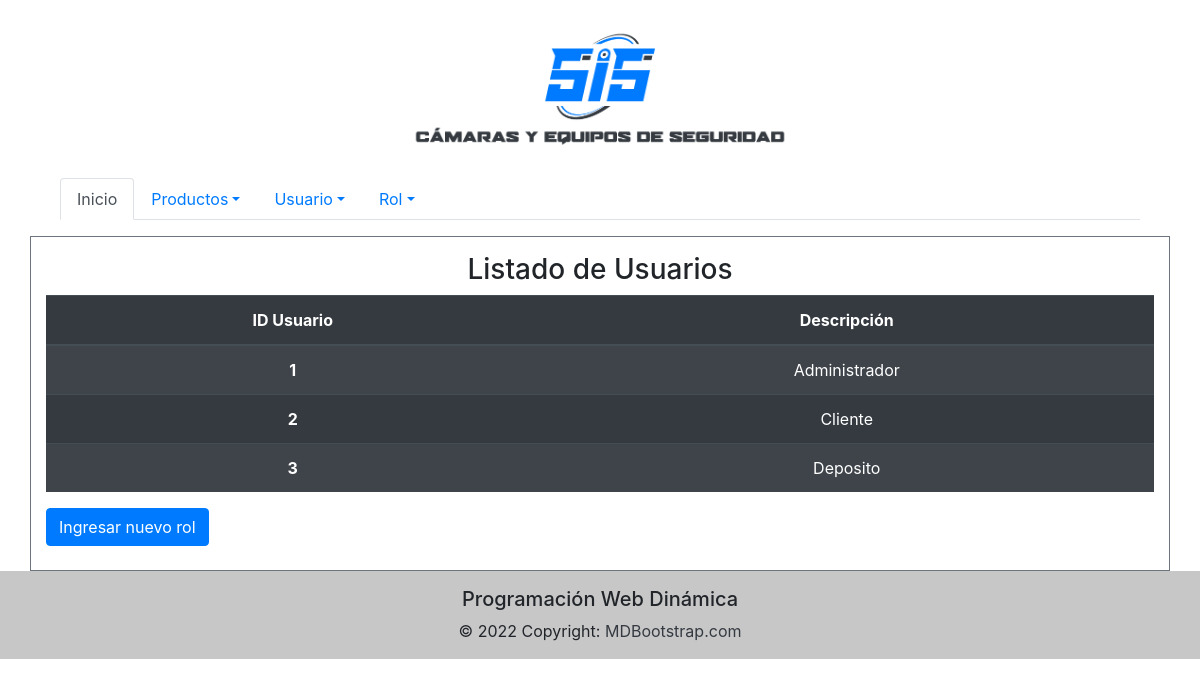
Page /Vista/rol/ListarRol.php on the committed database.
### tables this page shows
CREATE TABLE `rol` (
  `idrol` bigint(20) NOT NULL,
  `rodescripcion` varchar(50) NOT NULL
);

### Modelo/conector/BaseDatos.php (called while the page is built, shortened)
<?php
class BaseDatos extends PDO {
  	private $conec;
  	private $indice;
  	private $resultado;
    public function __construct(){
        $this->indice =0;
        try {
           $this->conec=true;
        }catch (PDOException $e) {
            $this->sql = $e->getMessage();
            $this->conec=false;
        }
    }
    public function Iniciar(){
        return $this->getConec();
    }
    public function getConec(){
        return $this->conec;
    }
    public function setSQL($e){
        return "\n".$this->sql = $e;
    }
    public function Ejecutar($sql){
        if ( stristr($sql,"select")){
            $resp =  $this->EjecutarSelect($sql);
        }
        return $resp;
   }
   private function EjecutarSelect($sql){
       $cant = -1;
       $resultado=parent::query($sql);
       if(!$resultado){
           $this->analizarDebug();
       }else {
          $arregloResult = $resultado->fetchAll();
          $cant = count($arregloResult);
       }
       return $cant;
   }
   public function Registro() {
       $filaActual = false;
       $indiceActual = $this->getIndice();
       if ($indiceActual>=0) {
           $filas = $this->getResultado();
           if($indiceActual<count($filas)){
               $filaActual =  $filas[$indiceActual];
           }else {
               $this->setIndice(-1);
           }
       }
       return $filaActual;
   }
   private function setIndice ($valor){
       $this->indice = $valor;
   }
   private function getIndice (){
       return $this->indice;
   }
   private function setResultado($valor){
       $this->resultado = $valor;
   }
   private function getResultado(){
      return $this->resultado;
   }
}

### Modelo/Rol.php (called while the page is built, shortened)
<?php
class Rol extends BaseDatos
{
    private $idrol;
    private $rodescripcion;
    public function __construct(){
        $this->idrol="";
        $this->rodescripcion="";
       }
    public function getidrol(){  return $this->idrol;}
    public function setidrol($idrol){     $this->idrol = $idrol;    }
    public function getrodescripcion(){      return $this->rodescripcion;     }
    public function setrodescripcion($rodescripcion){  $this->rodescripcion = $rodescripcion;    }
    public function cargar(){
        $resp = false;
        $sql="SELECT * FROM rol WHERE idrol = ".$this->getidrol();
        if ($this->Iniciar()) {
            $res = $this->Ejecutar($sql);
            if($res>-1){
                if($res>0){
                    $row = $this->Registro();
                }
            }
        } else {
            $this->setmensajeoperacion("Especies->listar: ".$this->getError());
        }
        return $resp;
    }
    public function listar($parametro=""){
        $arreglo = array();
        $sql="SELECT * FROM rol ";
        if ($parametro!="") {
            $sql.='WHERE '.$parametro;
        }
        if ($this->Iniciar()) {
        $res = $this->Ejecutar($sql);
        if($res>-1){
            if($res>0){
                while ($row = $this->Registro()){
                    $obj= new Rol();
                    $obj->setidrol($row['idrol']);
                    $obj->cargar();
                    array_push($arreglo, $obj);
                }
            }
        }
        else {
           $this->setmensajeoperacion("Especie->listar: ".$this->getError());
        }
        }
        return $arreglo;
    }
}
?>

### Control/ABMRol.php (called while the page is built, shortened)
<?php
class ABMRol{
    public function buscar($param){
        $where = " true ";
        $obj = new Rol();
        $arreglo = $obj->listar($where);
        return $arreglo;
    }
}
?>

### Vista/rol/ListarRol.php (the view, shortened to what this page needs)
<?php
$dir="../";
include_once $dir."../Vista/estructura/cabecera.php";
?>
<link rel="stylesheet" href="../vista/css/bootstrap/4.5.2/bootstrap.min.css">
<div class="container border border-secondary principal mt-3 pt-3">
   <h3 class="text-center">Listado de Usuarios</h3>
    <div class="row text-muted m-0">
        <?php
        $objAbmRol = new ABMrol();
        $listaRol = $objAbmRol->buscar(null);
        if(count($listaRol)>0){
            ?>
            <table class="table table-dark table-striped text-center table-hover" cellspacing="0" width="100%">
                <thead>
                    <tr>
                        <th scope="col">ID Usuario</th>
                        <th scope="col">Descripción</th>
                    </tr>
                </thead>
                <tbody>
                <?php
                    foreach ($listaRol as $objRol) {
                        echo '<tr>
                        <th scope="row">'.$objRol->getIdrol().'</th>';
                        echo '
                        <td>'.$objRol->getRodescripcion().'</td>';
                           echo'</tr>';
                     }
                    echo '    </tbody>
                    </table>';
                }
                else{
                    echo "<h3>No hay roles registrados </h3>";
                }
                ?>
</div>
<a href="formRol.php" class="btn btn-primary mb-4">Ingresar nuevo rol</a>
</div>
<?php
include ("../../Vista/estructura/pie.php");
?>

### rows in the picture
rol: idrol "1", rodescripcion "Administrador"
rol: idrol "2", rodescripcion "Cliente"
rol: idrol "3", rodescripcion "Deposito"
